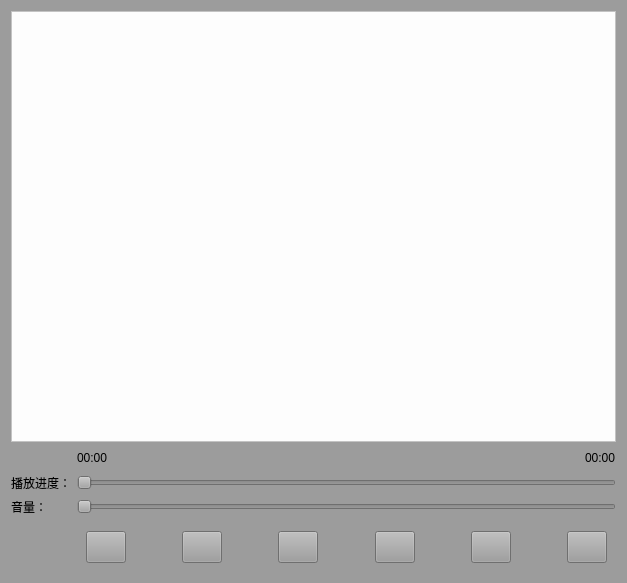
<?xml version="1.0" encoding="UTF-8"?>
<ui version="4.0">
 <class>Widget</class>
 <widget class="QWidget" name="Widget">
  <property name="geometry">
   <rect>
    <x>0</x>
    <y>0</y>
    <width>627</width>
    <height>583</height>
   </rect>
  </property>
  <property name="windowTitle">
   <string>Widget</string>
  </property>
  <property name="styleSheet">
   <string notr="true">QWidget
{
	background-color:rgb(156, 156, 156)
}
QListWidget
{
background-color:rgb(253, 253, 253)
}
QPushButton:hover
{
	background-color:rgb(176, 230, 255);
}</string>
  </property>
  <layout class="QGridLayout" name="gridLayout">
   <item row="2" column="1">
    <widget class="QSlider" name="PlayCourseSlider">
     <property name="orientation">
      <enum>Qt::Horizontal</enum>
     </property>
    </widget>
   </item>
   <item row="4" column="1">
    <widget class="QWidget" name="widget" native="true">
     <layout class="QHBoxLayout" name="horizontalLayout">
      <item>
       <widget class="QPushButton" name="pushButton">
        <property name="minimumSize">
         <size>
          <width>32</width>
          <height>32</height>
         </size>
        </property>
        <property name="styleSheet">
         <string notr="true">border-image: url(:/new/prefix1/images/folderOpen.png);</string>
        </property>
        <property name="text">
         <string/>
        </property>
       </widget>
      </item>
      <item>
       <spacer name="horizontalSpacer">
        <property name="orientation">
         <enum>Qt::Horizontal</enum>
        </property>
        <property name="sizeHint" stdset="0">
         <size>
          <width>40</width>
          <height>20</height>
         </size>
        </property>
       </spacer>
      </item>
      <item>
       <widget class="QPushButton" name="pushButton_type">
        <property name="minimumSize">
         <size>
          <width>32</width>
          <height>32</height>
         </size>
        </property>
        <property name="styleSheet">
         <string notr="true">border-image: url(:/new/prefix1/images/loop.png);</string>
        </property>
        <property name="text">
         <string/>
        </property>
       </widget>
      </item>
      <item>
       <spacer name="horizontalSpacer_2">
        <property name="orientation">
         <enum>Qt::Horizontal</enum>
        </property>
        <property name="sizeHint" stdset="0">
         <size>
          <width>40</width>
          <height>20</height>
         </size>
        </property>
       </spacer>
      </item>
      <item>
       <widget class="QPushButton" name="pushButton_pre">
        <property name="minimumSize">
         <size>
          <width>32</width>
          <height>32</height>
         </size>
        </property>
        <property name="styleSheet">
         <string notr="true">border-image: url(:/new/prefix1/images/pre.png);</string>
        </property>
        <property name="text">
         <string/>
        </property>
       </widget>
      </item>
      <item>
       <spacer name="horizontalSpacer_3">
        <property name="orientation">
         <enum>Qt::Horizontal</enum>
        </property>
        <property name="sizeHint" stdset="0">
         <size>
          <width>40</width>
          <height>20</height>
         </size>
        </property>
       </spacer>
      </item>
      <item>
       <widget class="QPushButton" name="pushButton_4">
        <property name="minimumSize">
         <size>
          <width>32</width>
          <height>32</height>
         </size>
        </property>
        <property name="styleSheet">
         <string notr="true">border-image: url(:/new/prefix1/images/Start.png);</string>
        </property>
        <property name="text">
         <string/>
        </property>
       </widget>
      </item>
      <item>
       <spacer name="horizontalSpacer_4">
        <property name="orientation">
         <enum>Qt::Horizontal</enum>
        </property>
        <property name="sizeHint" stdset="0">
         <size>
          <width>40</width>
          <height>20</height>
         </size>
        </property>
       </spacer>
      </item>
      <item>
       <widget class="QPushButton" name="pushButton_next">
        <property name="minimumSize">
         <size>
          <width>32</width>
          <height>32</height>
         </size>
        </property>
        <property name="styleSheet">
         <string notr="true">border-image: url(:/new/prefix1/images/next.png);</string>
        </property>
        <property name="text">
         <string/>
        </property>
       </widget>
      </item>
      <item>
       <spacer name="horizontalSpacer_5">
        <property name="orientation">
         <enum>Qt::Horizontal</enum>
        </property>
        <property name="sizeHint" stdset="0">
         <size>
          <width>40</width>
          <height>20</height>
         </size>
        </property>
       </spacer>
      </item>
      <item>
       <widget class="QPushButton" name="pushButton_sound">
        <property name="minimumSize">
         <size>
          <width>32</width>
          <height>32</height>
         </size>
        </property>
        <property name="styleSheet">
         <string notr="true">border-image: url(:/new/prefix1/images/sound.png);</string>
        </property>
        <property name="text">
         <string/>
        </property>
       </widget>
      </item>
     </layout>
    </widget>
   </item>
   <item row="3" column="1">
    <widget class="QSlider" name="horizontalSlider">
     <property name="orientation">
      <enum>Qt::Horizontal</enum>
     </property>
    </widget>
   </item>
   <item row="1" column="1">
    <layout class="QHBoxLayout" name="horizontalLayout_2">
     <item>
      <widget class="QLabel" name="curlabel">
       <property name="text">
        <string>00:00</string>
       </property>
      </widget>
     </item>
     <item>
      <spacer name="horizontalSpacer_7">
       <property name="orientation">
        <enum>Qt::Horizontal</enum>
       </property>
       <property name="sizeHint" stdset="0">
        <size>
         <width>40</width>
         <height>20</height>
        </size>
       </property>
      </spacer>
     </item>
     <item>
      <widget class="QLabel" name="totallabel">
       <property name="text">
        <string>00:00</string>
       </property>
      </widget>
     </item>
    </layout>
   </item>
   <item row="3" column="0">
    <widget class="QLabel" name="label">
     <property name="text">
      <string>音量：</string>
     </property>
    </widget>
   </item>
   <item row="0" column="0" colspan="2">
    <widget class="QListWidget" name="listWidget"/>
   </item>
   <item row="2" column="0">
    <widget class="QLabel" name="label_2">
     <property name="text">
      <string>播放进度：</string>
     </property>
    </widget>
   </item>
  </layout>
 </widget>
 <resources/>
 <connections/>
</ui>
